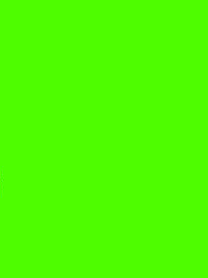
#> input picture OpenCV/2020.01.06/OpenCV-정성국/patch2.png, 208 x 278 px
$ jupyter execute ex1.ipynb   (shell and % lines are left out)
#> lines starting #> are read from the running program, lines starting #| are printed output that depends on the picture
[cell 1]
import numpy as np
import matplotlib.pyplot as plt
from PIL import Image
import cv2

train=cv2.imread('patch2.png')
#> train is the input picture: shape (278, 208, 3); mean B, G, R 0, 253, 78
b,g,r=cv2.split(train)
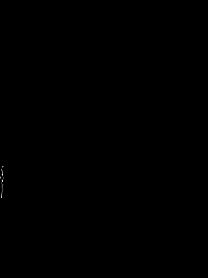
#> b: shape (278, 208); min 0, max 29, mean 0; drawn with min black and max white


hr=plt.hist(r.ravel(),256,[0,256],color='r')
hg=plt.hist(g.ravel(),256,[0,256],color='g')
hb=plt.hist(b.ravel(),256,[0,256],color='b')

maxr=(np.where(hr[0]==np.max(hr[0])))[0][0]
#> maxr = 78
maxg=(np.where(hg[0]==np.max(hg[0])))[0][0]
#> maxg = 253
maxb=(np.where(hb[0]==np.max(hb[0])))[0][0]
#> maxb = 0

print(maxr,'\n',maxg,'\n',maxb)
#| 78
#|  253
#|  0

test=cv2.imread('chroma_people.jpg')
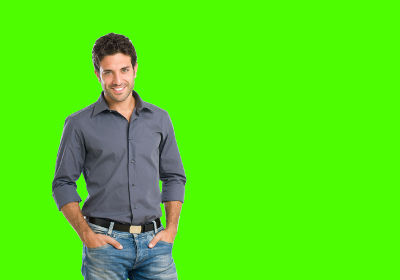
#> input picture OpenCV/2020.01.06/OpenCV-정성국/chroma_people.jpg, 400 x 280 px
#> test is the input picture: shape (280, 400, 3); mean B, G, R 22.7, 224.8, 84.6
test_rgb=test.copy()
test_hsv=test.copy()

for r in range(test.shape[0]):
    for c in range(test.shape[1]):
        if np.array_equal(test[r,c,:],[maxb,maxg,maxr]):
            test_rgb[r,c,:]=[0,0,0]
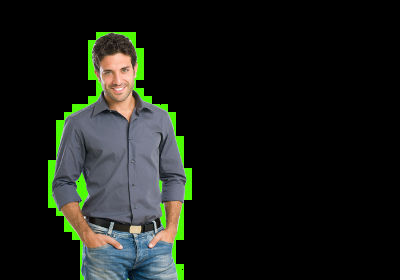
#> test_rgb: shape (280, 400, 3); mean B, G, R 22.7, 28.2, 23.9
plt.figure(figsize=(30,10))
plt.imshow(cv2.cvtColor(test_rgb,cv2.COLOR_BGR2RGB))
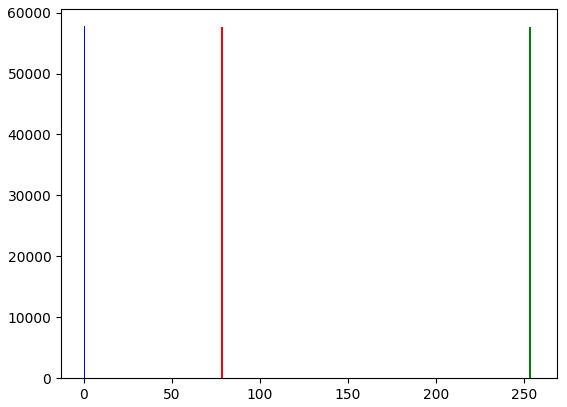
#> figure drawn by matplotlib, 1 panel; tallest bar 57700 high, from x = 78 to 79; tallest bar 57709 high, from x = 253 to 254; tallest bar 57773 high, from x = 0 to 1
